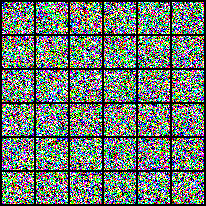
#> input picture docs/assets/E1/E1_plots/grid.png, 206 x 206 px, found by its file name
$ python stack_grids_from_pngs.py
#> lines starting #> are read from the running program, lines starting #| are printed output that depends on the picture
from PIL import Image
import matplotlib.pyplot as plt


def stack_three_grid_pngs(p1, p2, p3, out_path="e5_E1_E2_E5_grids.png"):
    """Takes three images and displays them (might easily be adapted to do any number)"""
#> called with p1 = 'path/to/E1/grid.png', p2 = 'path/to/E2/grid.png', p3 = 'path/to/E5/grid.png', out_path = 'e5_E1_E2_E5_grids.png'
    grids = [Image.open(p) for p in [p1, p2, p3]]
#> grids = 3 items

    fig, axes = plt.subplots(3, 1, figsize=(6, 9))
    titles = ["E1 — Linear β", "E2 — Cosine β", "E5 — Cosine (Σβ matched)"]

    for ax, title, img in zip(axes, titles, grids):
        ax.imshow(img)
        ax.set_title(title)
        ax.axis("off")
#> this loop made 3 passes
#> title on passes 1 to 3: 'E1 — Linear β', 'E2 — Cosine β', 'E5 — Cosine (Σβ matched)'

    plt.tight_layout()
    plt.savefig(out_path, dpi=200)
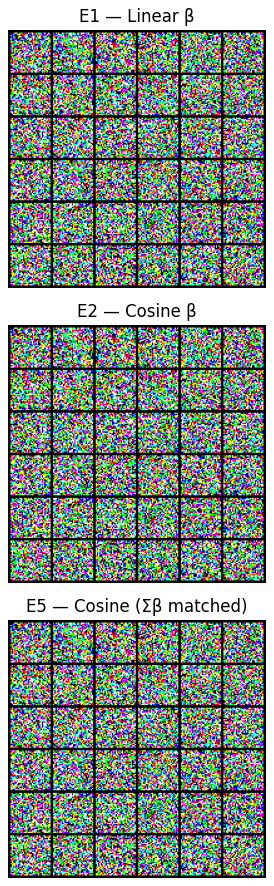
#> figure drawn by matplotlib, 3 panels
    print(f"Saved {out_path}")


if __name__ == "__main__":
    stack_three_grid_pngs(
        "path/to/E1/grid.png",
        "path/to/E2/grid.png",
        "path/to/E5/grid.png",
    )
